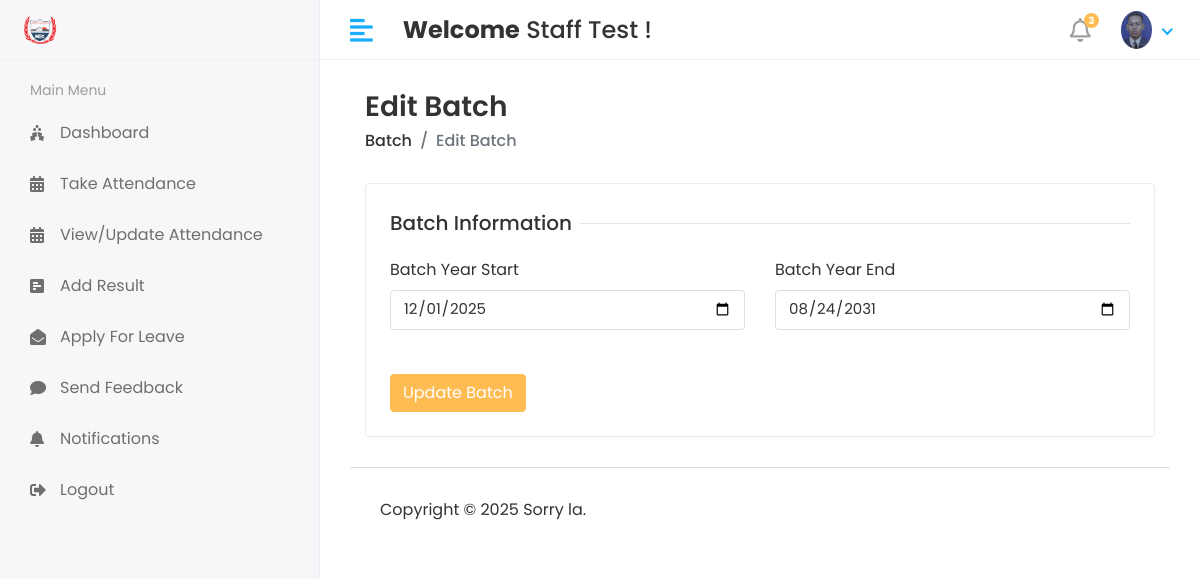
The page /hod/Batch/Edit/12 (signed in) on the database its author committed.
### smsapp/models.py (models this page shows, shortened)
class CustomUser(AbstractUser):
    USER = (
        (1,'HOD'),
        (2, 'STAFF'),
        (3, 'STUDENT'),
    )
    user_type = models.CharField(choices=USER, max_length=50, default=1)
    profile_pic = models.ImageField(upload_to='media/profile_pic')

class Batch_Year(models.Model):
    batch_start = models.CharField(max_length=100)
    batch_end = models.CharField(max_length=100)

### studentmanagementsystem/hod_views.py (the view)
# urls.py: path('hod/Batch/Edit/<str:id>', hod_views.EDIT_BATCH, name='edit_batch'),
@login_required(login_url='/')
def EDIT_BATCH(request,id):
    batch = Batch_Year.objects.filter(id = id)
    context = {
        'batch':batch,
    }
    return render(request,'hod/edit_batch.html',context)

### templates/hod/edit_batch.html (shortened to what this page needs)
{% extends 'base.html' %}
{% block content %}
<div class="content container-fluid">
<div class="page-header">
<div class="row align-items-center">
<div class="col">
<h3 class="page-title">Edit Batch</h3>
<ul class="breadcrumb">
<li class="breadcrumb-item"><a href="subjects.html">Batch</a></li>
<li class="breadcrumb-item active">Edit Batch</li>
</ul>
</div>
</div>
</div>
<div class="row">
<div class="col-sm-12">
<div class="card">
<div class="card-body">
<form action="{% url 'update_batch'%}" method="post">
<div class="row">
<div class="col-12">
<h5 class="form-title"><span>Batch Information</span></h5>
</div>
<div class="col-12 col-sm-6">
 <div class="form-group">
     <label>Batch Year Start</label>
     <div>
          <input type="date" class="form-control" name="batch_year_start" value="{% for i in batch %}{{i.batch_start}}{% endfor %}" required>
     </div>
 </div>
</div>
<div class="col-12 col-sm-6">
 <div class="form-group">
     <label>Batch Year End</label>
     <div>
                  <input type="date" class="form-control" name="batch_year_end" value="{% for i in batch %}{{i.batch_end}}{% endfor %}" required>
     </div>
 </div>
</div>
<div class="col-12 mt-4">
<button type="submit" class="btn btn-primary">Update Batch</button>
</div>
</div>
</form>
</div>
</div>
</div>
</div>
</div>
{% endblock %}

### templates/includes/header.html (shortened to what this page needs)
{% load static %}
<div class="header">
   <div class="header-left">
    <a href="#" class="logo">
        <img src="{% static 'assets/img2/big.png' %}" alt="Logo">
    </a>
</div>
            <a href="javascript:void(0);" id="toggle_btn">
            <i class="fas fa-align-left"></i>
            </a>
            <div class="top-nav-search mt-3">
               <h4><strong>Welcome</strong>&nbsp<span>{{ user.first_name }} {{ user.last_name }}</span>&nbsp!</h4>
            </div>
            <ul class="nav user-menu">
               <li class="nav-item dropdown noti-dropdown">
                  <a href="#" class="dropdown-toggle nav-link" data-toggle="dropdown">
                  <i class="far fa-bell"></i> <span class="badge badge-pill">3</span>
                  </a>
               </li>
               <li class="nav-item dropdown has-arrow">
                  <a href="#" class="dropdown-toggle nav-link" data-toggle="dropdown">
                     {% if user.profile_pic == "" %}
                  <span class="user-img"><img class="rounded-circle" src="static 'assets/img/noimages" width="31" alt="Ryan Taylor"></span>
                     {% else %}
                  <span class="user-img"><img class="rounded-circle" src="/{{user.profile_pic}}" width="31" alt="Ryan Taylor"></span>
                  {% endif %}
                  </a>
               </li>
            </ul>
         </div>

### static/assets/css/style.css (style rules this page uses)
html { height: 100%; }
body { background-color: #fff; color: #333; font-family: 'Poppins', sans-serif; font-size: 1rem; height: 100%; line-height: 1.5; overflow-x: hidden; }
h1, h2, h3, h4, h5, h6 { font-family: 'Poppins', sans-serif; margin-top: 0; }
.form-control { border: 1px solid #ddd; box-shadow: none; color: #333; font-size: 15px; height: 40px; }
a { color: #009ce7; }
input, button, a { transition: all 0.4s ease; -moz-transition: all 0.4s ease; -o-transition: all 0.4s ease; -ms-transition: all 0.4s ease; -webkit-transition: all 0.4s ease; }
input, input:focus, button, button:focus { outline: none; }
.form-group { margin-bottom: 1.25rem; }
ul, ol { padding: 0px; list-style: none; }
.btn-primary { background-color: #FFBC53; border: 1px solid #FFBC53; }
.card { border: 1px solid #ececf5; box-shadow: 0 1px 3px 0 rgba(0, 0, 0, 0.03); margin-bottom: 1.875rem; }
.card-body { padding: 1.5rem; }
.header { background-color: #fff; border-bottom: 1px solid #f3f3f4; left: 0; position: fixed; right: 0; top: 0; z-index: 1001; height: 60px; }
.header .header-left { float: left; height: 60px; padding: 0 20px; position: relative; width: 320px; z-index: 1; transition: all 0.2s ease-in-out; background-color: #f7f7fa; border-bottom: 1px solid #efefef; border-right: 1px solid #ececf5; display: flex; align-items: center; }
.header .header-left .logo { display: inline-block; line-height: 60px; }
.header .header-left .logo img { max-height: 40px; width: auto; }
.header .dropdown-toggle:after { display: none; }
.header .has-arrow .dropdown-toggle:after { border-top: 0; border-left: 0; border-bottom: 2px solid #18aefa; border-right: 2px solid #18aefa; content: ''; height: 8px; display: inline-block; pointer-events: none; -webkit-transform-origin: 66% 66%; -ms-transform-origin: 66% 66%; transform-origin: 66% 66%; -webkit-transform: rotate(45deg); -ms-transform: rotate(45deg); transform: rotate(45deg); -webkit-transition: all 0.15s ease-in-out; transition: all 0.15s ease-in-out; width: 8px; vertical-align: 0px; }
.user-menu { float: right; margin: 0; position: relative; z-index: 99; padding-right: 15px; }
.user-menu.nav > li > a { color: #a0a0a0; font-size: 14px; line-height: 58px; padding: 0 15px; height: 60px; }
.user-img { margin-right: 3px; position: relative; }
.top-nav-search { float: left; margin-left: 15px; }
.page-header { margin-bottom: 1.875rem; }
.page-header .breadcrumb { background-color: transparent; color: #6c757d; font-size: 1rem; font-weight: 500; margin-bottom: 0; padding: 0; }
.page-header .breadcrumb a { color: #333; }
.page-title { font-size: 28px; font-weight: 600; color: #333; margin-bottom: 5px; }
.user-menu.nav > li > a .badge { background-color: #FFBC53; display: block; font-size: 10px; font-weight: bold; height: 15px; width: 15px; position: absolute; right: 7px; top: 13px; color: #fff; padding: 3px; }
.user-menu.nav > li > a > i { font-size: 1.5rem; line-height: 60px; }
.form-title { width: 100%; max-width: 100%; padding: 0; font-size: 1.25rem; font-weight: 500; line-height: inherit; color: #333; white-space: normal; position: relative; display: block; margin-bottom: 20px; }
.form-title:before { content: ""; position: absolute; left: 0px; right: 0px; height: 1px; top: 50%; background-color: rgba(0, 0, 0, 0.1); }
.form-title span { padding: 0px 0.5rem 0 0; background-color: #fff; display: inline-block; z-index: 2; position: relative; }
@media (min-width: 992px) { #toggle_btn { align-items: center; color: #18aefa; display: inline-flex; float: left; font-size: 26px; height: 60px; justify-content: center; margin-left: 15px; padding: 0 15px; } }

### rows shown on the page
CustomUser: first_name "Staff", last_name "Test", profile_pic (picture)
Batch_Year: batch_year_start "12/01/2025", batch_year_end "08/24/2031"
